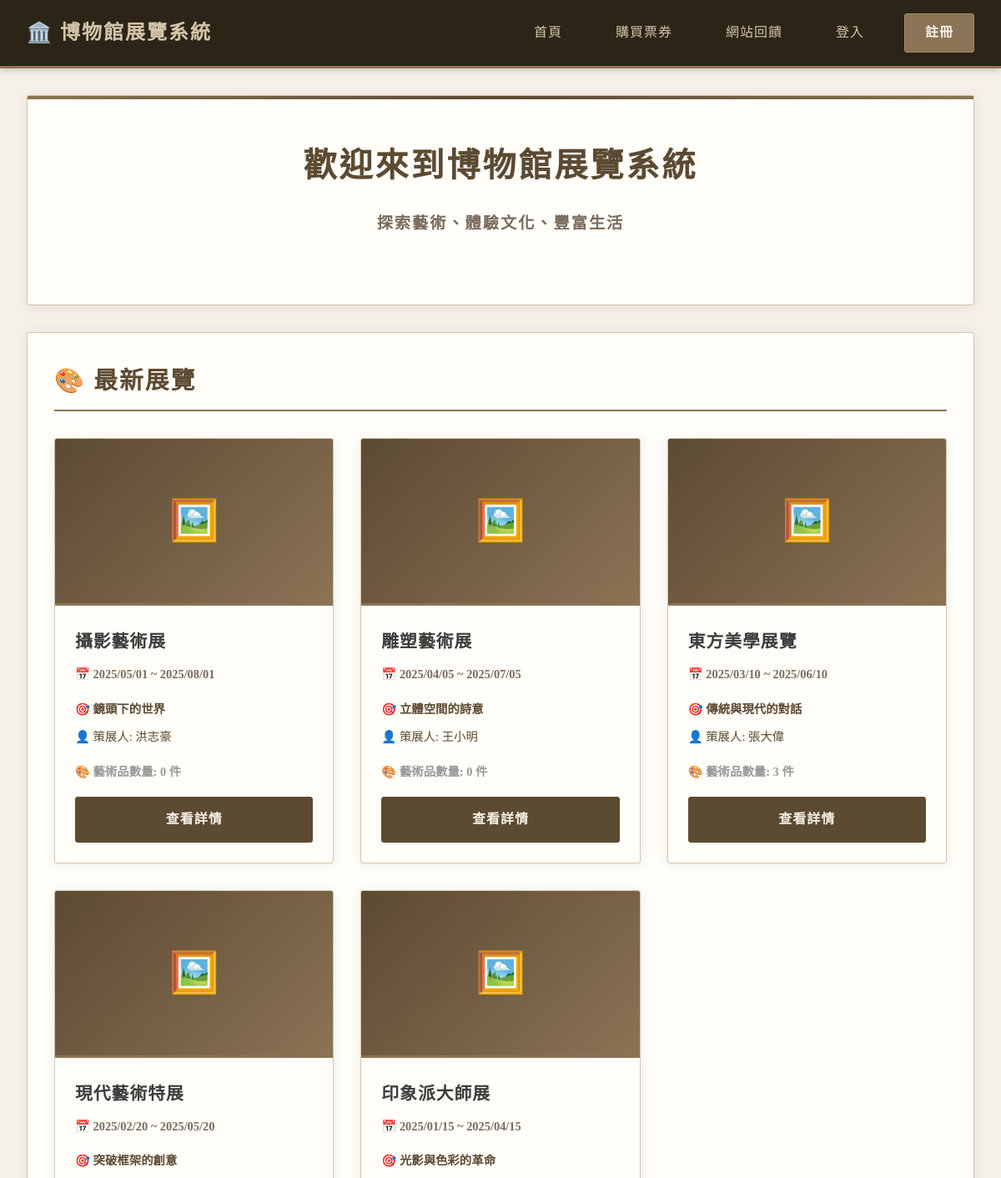
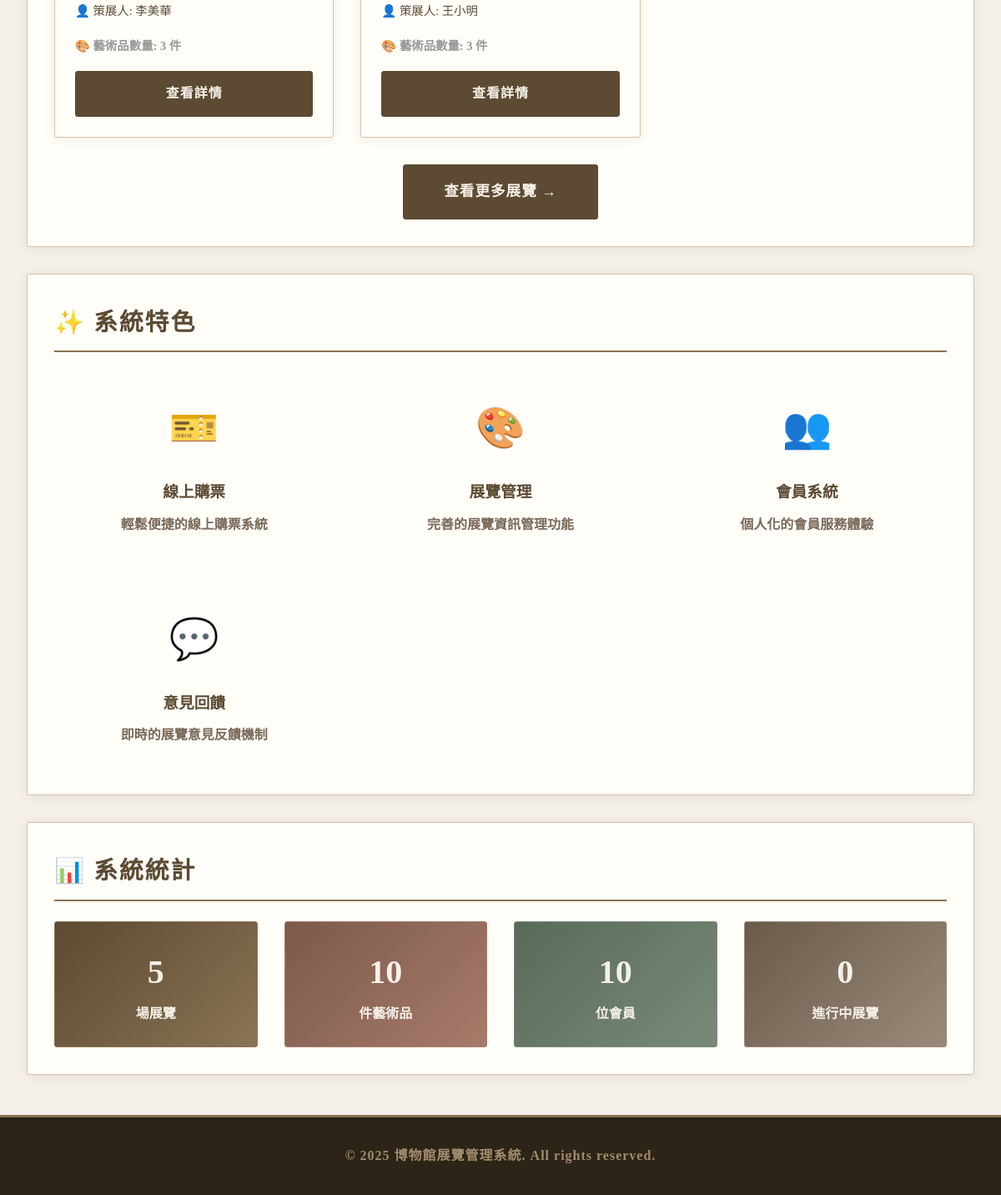
The page / on the database its author committed (2 pictures, top to bottom).
### tables this page shows
CREATE TABLE `exhibition` (
  `e_name` varchar(200) NOT NULL,
  `e_start` date NOT NULL,
  `e_end` date NOT NULL,
  `theme` varchar(200) NOT NULL,
  `id` varchar(10) NOT NULL
);

### config.php (called while the page is built, shortened)
<?php
function isLoggedIn() {
    return isset($_SESSION['user_id']);
}
?>

### index.php (the view, shortened to what this page needs)
<?php
require_once 'config.php';
?>
<!DOCTYPE html>
<html lang="zh-Hant">
<head>
    <link rel="stylesheet" href="css/style.css">
</head>
<body>
    <nav class="navbar">
        <div class="navbar-container">
            <a href="index.php" class="navbar-brand">
                <span>🏛️</span> 博物館展覽系統
            </a>
            <ul class="navbar-menu">
                <li><a href="index.php">首頁</a></li>
                <li><a href="ticket_purchase.php">購買票券</a></li>
                <li><a href="feedback.php">網站回饋</a></li>
                <?php if (isLoggedIn()): ?>
                    <li><a href="member_profile.php">會員資料</a></li>
                    <?php if (isCurator()): ?>
                        <li><a href="admin/index.php">後台管理</a></li>
                    <?php endif; ?>
                    <li><a href="logout.php" class="btn">登出</a></li>
                <?php else: ?>
                    <li><a href="login.php">登入</a></li>
                    <li><a href="register.php" class="btn">註冊</a></li>
                <?php endif; ?>
            </ul>
        </div>
    </nav>
    <div class="container">
        <div class="hero">
            <h1>歡迎來到博物館展覽系統</h1>
            <p>探索藝術、體驗文化、豐富生活</p>
        </div>
        <div class="card">
            <h2 class="card-title">🎨 最新展覽</h2>
            <div class="exhibition-grid">
                <?php
                $sql = "SELECT e.e_name, e.e_start, e.e_end, e.theme, p.name as curator_name,
                        (SELECT COUNT(*) FROM exhibit WHERE e_name = e.e_name) as artifact_count
                        FROM exhibition e
                        LEFT JOIN curator c ON e.id = c.id
                        LEFT JOIN person p ON c.id = p.id
                        ORDER BY e.e_start DESC
                        LIMIT 6";
                $result = $conn->query($sql);
                if ($result && $result->num_rows > 0):
                    while($row = $result->fetch_assoc()):
                ?>
                    <div class="exhibition-card">
                        <div class="exhibition-image">
                            🖼️
                        </div>
                        <div class="exhibition-content">
                            <h3 class="exhibition-title"><?php echo htmlspecialchars($row['e_name']); ?></h3>
                            <p class="exhibition-date">📅 <?php echo date('Y/m/d', strtotime($row['e_start'])); ?> ~ <?php echo date('Y/m/d', strtotime($row['e_end'])); ?></p>
                            <p style="color: #5c4a32; font-size: 0.9rem; margin-bottom: 0.5rem;">🎯 <?php echo htmlspecialchars($row['theme']); ?></p>
                            <p class="exhibition-curator">👤 策展人: <?php echo htmlspecialchars($row['curator_name']); ?></p>
                            <p style="color: #999; font-size: 0.9rem;">🎨 藝術品數量: <?php echo $row['artifact_count']; ?> 件</p>
                            <div style="margin-top: 1rem;">
                                <a href="exhibition_detail.php?name=<?php echo urlencode($row['e_name']); ?>" class="btn btn-primary" style="width: 100%;">查看詳情</a>
                            </div>
                        </div>
                    </div>
                <?php
                    endwhile;
                else:
                ?>
                    <p>目前沒有展覽資訊</p>
                <?php endif; ?>
            </div>
            <div style="text-align: center; margin-top: 2rem;">
                <a href="exhibition_list.php" class="btn btn-primary" style="padding: 1rem 3rem; font-size: 1.1rem;">查看更多展覽 →</a>
            </div>
        </div>
        <div class="card">
            <h2 class="card-title">✨ 系統特色</h2>
            <div style="display: grid; grid-template-columns: repeat(auto-fit, minmax(250px, 1fr)); gap: 2rem; margin-top: 1.5rem;">
                <div style="text-align: center; padding: 1.5rem;">
                    <div style="font-size: 3rem; margin-bottom: 1rem;">🎫</div>
                    <h3 style="color: #5c4a32; margin-bottom: 0.5rem;">線上購票</h3>
                    <p style="color: #7a6a5a;">輕鬆便捷的線上購票系統</p>
                </div>
                <div style="text-align: center; padding: 1.5rem;">
                    <div style="font-size: 3rem; margin-bottom: 1rem;">🎨</div>
                    <h3 style="color: #5c4a32; margin-bottom: 0.5rem;">展覽管理</h3>
                    <p style="color: #7a6a5a;">完善的展覽資訊管理功能</p>
                </div>
                <div style="text-align: center; padding: 1.5rem;">
                    <div style="font-size: 3rem; margin-bottom: 1rem;">👥</div>
                    <h3 style="color: #5c4a32; margin-bottom: 0.5rem;">會員系統</h3>
                    <p style="color: #7a6a5a;">個人化的會員服務體驗</p>
                </div>
                <div style="text-align: center; padding: 1.5rem;">
                    <div style="font-size: 3rem; margin-bottom: 1rem;">💬</div>
                    <h3 style="color: #5c4a32; margin-bottom: 0.5rem;">意見回饋</h3>
                    <p style="color: #7a6a5a;">即時的展覽意見反饋機制</p>
                </div>
            </div>
        </div>
        <div class="card">
            <h2 class="card-title">📊 系統統計</h2>
            <div style="display: grid; grid-template-columns: repeat(auto-fit, minmax(200px, 1fr)); gap: 2rem; margin-top: 1.5rem;">
                <?php
                $sql = "SELECT COUNT(*) as count FROM exhibition";
                $result = $conn->query($sql);
                $exhibition_count = $result->fetch_assoc()['count'];
                $sql = "SELECT COUNT(*) as count FROM artifact";
                $result = $conn->query($sql);
                $artifact_count = $result->fetch_assoc()['count'];
                $sql = "SELECT COUNT(*) as count FROM visitor";
                $result = $conn->query($sql);
                $visitor_count = $result->fetch_assoc()['count'];
                $sql = "SELECT COUNT(*) as count FROM exhibition WHERE CURDATE() BETWEEN e_start AND e_end";
                $result = $conn->query($sql);
                $ongoing_exhibition = $result->fetch_assoc()['count'];
                ?>
                <div style="background: linear-gradient(135deg, #5c4a32 0%, #8b7355 100%); color: #f5f0e8; padding: 1.5rem; border-radius: 3px; text-align: center; border: 1px solid #8b7355;">
                    <div style="font-size: 2.5rem; font-weight: bold;"><?php echo $exhibition_count; ?></div>
                    <div>場展覽</div>
                </div>
                <div style="background: linear-gradient(135deg, #7a5a4a 0%, #a87a6a 100%); color: #f5f0e8; padding: 1.5rem; border-radius: 3px; text-align: center; border: 1px solid #a87a6a;">
                    <div style="font-size: 2.5rem; font-weight: bold;"><?php echo $artifact_count; ?></div>
                    <div>件藝術品</div>
                </div>
                <div style="background: linear-gradient(135deg, #5a6a5a 0%, #7a8a7a 100%); color: #f5f0e8; padding: 1.5rem; border-radius: 3px; text-align: center; border: 1px solid #7a8a7a;">
                    <div style="font-size: 2.5rem; font-weight: bold;"><?php echo $visitor_count; ?></div>
                    <div>位會員</div>
                </div>
                <div style="background: linear-gradient(135deg, #6a5a4a 0%, #9a8a7a 100%); color: #f5f0e8; padding: 1.5rem; border-radius: 3px; text-align: center; border: 1px solid #9a8a7a;">
                    <div style="font-size: 2.5rem; font-weight: bold;"><?php echo $ongoing_exhibition; ?></div>
                    <div>進行中展覽</div>
                </div>
            </div>
        </div>
    </div>
    <footer class="footer">
        <p>&copy; 2025 博物館展覽管理系統. All rights reserved.</p>
    </footer>
</body>
</html>

### css/style.css (style rules this page uses)
* { margin: 0; padding: 0; box-sizing: border-box; }
body { font-family: 'Noto Serif TC', 'Times New Roman', 'Microsoft JhengHei', serif; font-weight: 700; line-height: 1.8; color: #3d3d3d; background: #f5f0e8; min-height: 100vh; }
.navbar { background: #2c2416; box-shadow: 0 2px 8px rgba(0, 0, 0, 0.2); position: sticky; top: 0; z-index: 1000; border-bottom: 3px solid #8b7355; }
.navbar-container { max-width: 1200px; margin: 0 auto; display: flex; justify-content: space-between; align-items: center; padding: 1rem 2rem; }
.navbar-brand { font-size: 1.5rem; font-weight: bold; color: #d4c4a8; text-decoration: none; display: flex; align-items: center; gap: 0.5rem; letter-spacing: 2px; }
.navbar-menu { display: flex; list-style: none; gap: 2rem; align-items: center; }
.navbar-menu a { text-decoration: none; color: #d4c4a8; font-weight: 500; transition: color 0.3s; padding: 0.5rem 1rem; border-radius: 3px; letter-spacing: 1px; }
.navbar-menu .btn { background: #8b7355; color: #f5f0e8; padding: 0.5rem 1.5rem; border-radius: 3px; border: 1px solid #a08b6d; cursor: pointer; font-weight: 600; transition: all 0.3s; letter-spacing: 1px; }
.container { max-width: 1200px; margin: 2rem auto; padding: 0 2rem; }
.card { background: #fffef9; border-radius: 3px; padding: 2rem; box-shadow: 0 2px 15px rgba(0, 0, 0, 0.08); margin-bottom: 2rem; border: 1px solid #d4c4a8; transition: box-shadow 0.3s; }
.card-title { font-size: 1.8rem; color: #5c4a32; margin-bottom: 1rem; border-bottom: 2px solid #8b7355; padding-bottom: 0.5rem; letter-spacing: 2px; }
.btn { padding: 0.75rem 2rem; border: 1px solid transparent; border-radius: 3px; font-size: 1rem; font-weight: 600; cursor: pointer; transition: all 0.3s; text-decoration: none; display: inline-block; text-align: center; letter-spacing: 1px; font-family: inherit; }
.btn-primary { background: #5c4a32; color: #f5f0e8; border-color: #5c4a32; }
.exhibition-grid { display: grid; grid-template-columns: repeat(auto-fill, minmax(300px, 1fr)); gap: 2rem; margin-top: 2rem; }
.exhibition-card { background: #fffef9; border-radius: 3px; overflow: hidden; box-shadow: 0 2px 15px rgba(0, 0, 0, 0.08); transition: box-shadow 0.3s; border: 1px solid #d4c4a8; }
.exhibition-image { width: 100%; height: 200px; background: linear-gradient(135deg, #5c4a32 0%, #8b7355 100%); display: flex; align-items: center; justify-content: center; color: #f5f0e8; font-size: 3rem; border-bottom: 3px solid #8b7355; }
.exhibition-content { padding: 1.5rem; }
.exhibition-title { font-size: 1.3rem; color: #3d3d3d; margin-bottom: 0.5rem; letter-spacing: 1px; }
.exhibition-date { color: #7a6a5a; font-size: 0.9rem; margin-bottom: 1rem; }
.exhibition-curator { color: #5c4a32; font-size: 0.9rem; margin-bottom: 1rem; font-weight: 500; }
.footer { background: #2c2416; padding: 2rem; text-align: center; margin-top: 3rem; border-top: 3px solid #8b7355; }
.footer p { color: #a08b6d; letter-spacing: 1px; }
.hero { background: #fffef9; border-radius: 3px; padding: 3rem; text-align: center; margin-bottom: 2rem; box-shadow: 0 2px 15px rgba(0, 0, 0, 0.08); border: 1px solid #d4c4a8; position: relative; }
.hero::before { content: ''; position: absolute; top: 0; left: 0; right: 0; height: 4px; background: linear-gradient(90deg, #8b7355, #5c4a32, #8b7355); }
.hero h1 { font-size: 2.5rem; color: #5c4a32; margin-bottom: 1rem; letter-spacing: 3px; font-weight: 600; }
.hero p { font-size: 1.2rem; color: #7a6a5a; margin-bottom: 2rem; letter-spacing: 2px; }

### rows shown on the page
exhibition: e_name "攝影藝術展", e_start "2025/05/01", e_end "2025/08/01", theme "鏡頭下的世界", curator_name "洪志豪", artifact_count "0"
exhibition: e_name "雕塑藝術展", e_start "2025/04/05", e_end "2025/07/05", theme "立體空間的詩意", curator_name "王小明", artifact_count "0"
exhibition: e_name "東方美學展覽", e_start "2025/03/10", e_end "2025/06/10", theme "傳統與現代的對話", curator_name "張大偉", artifact_count "3"
exhibition: e_name "現代藝術特展", e_start "2025/02/20", e_end "2025/05/20", theme "突破框架的創意", curator_name "李美華", artifact_count "3"
exhibition: e_name "印象派大師展", e_start "2025/01/15", e_end "2025/04/15", theme "光影與色彩的革命", curator_name "王小明", artifact_count "3"

### other values the page prints
$exhibition_count "5"
$artifact_count "10"
$visitor_count "10"
$ongoing_exhibition "0"
